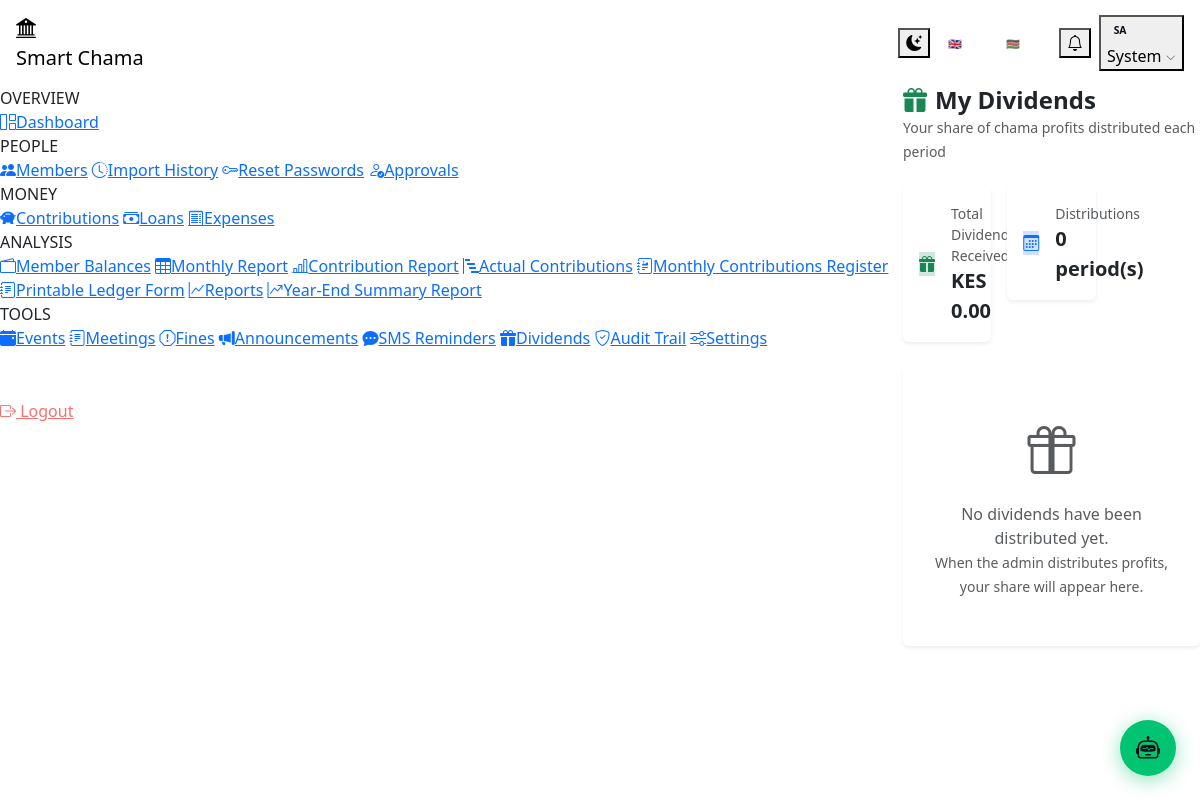
Page /member/dividends.php (signed in) on the committed database.
### tables this page shows
CREATE TABLE IF NOT EXISTS users (
    id              INT UNSIGNED AUTO_INCREMENT PRIMARY KEY,
    full_name       VARCHAR(120)    NOT NULL,
    email           VARCHAR(180)    NOT NULL UNIQUE,
    phone           VARCHAR(20)     NOT NULL,
    national_id     VARCHAR(30)     DEFAULT NULL UNIQUE,
    password_hash   VARCHAR(255)    NOT NULL,
    role            ENUM('admin','member') NOT NULL DEFAULT 'member',
    status          ENUM('pending','active','suspended','rejected') NOT NULL DEFAULT 'pending',
    profile_photo   VARCHAR(255)    DEFAULT NULL,
    address         TEXT            DEFAULT NULL,
    occupation      VARCHAR(100)    DEFAULT NULL,
    next_of_kin     VARCHAR(120)    DEFAULT NULL,
    next_of_kin_phone VARCHAR(20)   DEFAULT NULL,
    membership_number VARCHAR(20)   UNIQUE DEFAULT NULL,    
    nickname        VARCHAR(60)     DEFAULT NULL,
    chama_position  VARCHAR(80)     DEFAULT NULL,           
    joined_date     DATE            DEFAULT NULL,           
    created_at      TIMESTAMP       DEFAULT CURRENT_TIMESTAMP,
    updated_at      TIMESTAMP       DEFAULT CURRENT_TIMESTAMP ON UPDATE CURRENT_TIMESTAMP,
    last_login      TIMESTAMP       NULL DEFAULT NULL,
    INDEX idx_role   (role),
    INDEX idx_status (status)
);

CREATE TABLE IF NOT EXISTS system_settings (
    setting_key     VARCHAR(80)     NOT NULL PRIMARY KEY,
    setting_value   TEXT            NOT NULL,
    description     VARCHAR(255)    DEFAULT NULL,
    updated_at      TIMESTAMP       DEFAULT CURRENT_TIMESTAMP ON UPDATE CURRENT_TIMESTAMP
);

### includes/functions.php (called while the page is built, shortened)
<?php
require_once __DIR__ . '/../config/db.php';
function getLang(): string {
    return $_SESSION['chama_lang'] ?? 'en';
}
function t(string $key): string {
    static $cache = [];
    $lang = getLang();
    if (!isset($cache[$lang])) {
        $file = (defined('ROOT') ? ROOT : dirname(__DIR__)) . "/lang/{$lang}.php";
        $cache[$lang] = file_exists($file) ? require $file : [];
    }
    return htmlspecialchars((string)($cache[$lang][$key] ?? $key), ENT_QUOTES, 'UTF-8');
}
function currentUser(): ?array {
    static $user = null;
    if ($user === null) {
        $pdo = getDB();
        $stmt = $pdo->prepare('SELECT * FROM users WHERE id = ? LIMIT 1');
        $stmt->execute([$_SESSION['user_id']]);
        $user = $stmt->fetch() ?: null;
    }
    return $user;
}
function money(float $amount, string $currency = 'KES'): string {
    return $currency . ' ' . number_format($amount, 2);
}
function getSetting(string $key, string $default = ''): string {
    $pdo  = getDB();
    $stmt = $pdo->prepare('SELECT setting_value FROM system_settings WHERE setting_key = ?');
    $stmt->execute([$key]);
    $val  = $stmt->fetchColumn();
    return $val !== false ? $val : $default;
}

### config/db.php (called while the page is built, shortened)
<?php
function getDB(): PDO {
    static $pdo = null;
    if ($pdo !== null) return $pdo;
    $dsn = sprintf(
        'mysql:host=%s;port=%s;dbname=%s;charset=%s',
        DB_HOST, DB_PORT, DB_NAME, DB_CHARSET
    );
    $pdo = new PDO($dsn, DB_USER, DB_PASS, [
        PDO::ATTR_ERRMODE            => PDO::ERRMODE_EXCEPTION,
        PDO::ATTR_DEFAULT_FETCH_MODE => PDO::FETCH_ASSOC,
        PDO::ATTR_EMULATE_PREPARES   => false,
    ]);
    return $pdo;
}

### member/dividends.php (the view, shortened to what this page needs)
<?php
require_once ROOT . '/includes/functions.php';
require_once ROOT . '/includes/header.php';
$pdo    = getDB();
$userId = (int)$_SESSION['user_id'];
$curr   = getSetting('currency', 'KES');
$pdo->exec("CREATE TABLE IF NOT EXISTS dividends (
    id INT UNSIGNED AUTO_INCREMENT PRIMARY KEY,
    year YEAR NOT NULL,
    total_profit DECIMAL(14,2) NOT NULL DEFAULT 0,
    total_savings DECIMAL(14,2) NOT NULL DEFAULT 0,
    notes TEXT DEFAULT NULL,
    status ENUM('draft','distributed') NOT NULL DEFAULT 'draft',
    created_by INT UNSIGNED DEFAULT NULL,
    created_at TIMESTAMP DEFAULT CURRENT_TIMESTAMP,
    distributed_at TIMESTAMP NULL DEFAULT NULL,
    UNIQUE KEY uq_year (year)
) ENGINE=InnoDB DEFAULT CHARSET=utf8mb4");
$pdo->exec("CREATE TABLE IF NOT EXISTS dividend_shares (
    id INT UNSIGNED AUTO_INCREMENT PRIMARY KEY,
    dividend_id INT UNSIGNED NOT NULL,
    user_id INT UNSIGNED NOT NULL,
    avg_balance DECIMAL(14,2) NOT NULL DEFAULT 0,
    share_pct DECIMAL(8,4) NOT NULL DEFAULT 0,
    share_amount DECIMAL(14,2) NOT NULL DEFAULT 0,
    notified TINYINT(1) DEFAULT 0,
    FOREIGN KEY (dividend_id) REFERENCES dividends(id) ON DELETE CASCADE,
    FOREIGN KEY (user_id) REFERENCES users(id) ON DELETE CASCADE,
    UNIQUE KEY uq_div_user (dividend_id, user_id)
) ENGINE=InnoDB DEFAULT CHARSET=utf8mb4");
$myDividends = $pdo->prepare("
    SELECT ds.*, d.year, d.total_profit, d.distributed_at, d.notes
    FROM dividend_shares ds
    JOIN dividends d ON ds.dividend_id = d.id
    WHERE ds.user_id = ?
    ORDER BY d.distributed_at DESC
");
$myDividends->execute([$userId]);
$myDividends = $myDividends->fetchAll(PDO::FETCH_ASSOC);
$totalReceived = array_sum(array_column($myDividends, 'share_amount'));
?>
<div class="d-flex justify-content-between align-items-center mb-4">
    <div>
        <h4 class="fw-bold mb-0"><i class="bi bi-gift-fill me-2 text-success"></i><?= t('mdiv_title') ?></h4>
        <small class="text-muted"><?= t('mdiv_subtitle') ?></small>
    </div>
</div>
<div class="row g-3 mb-4">
    <div class="col-md-4">
        <div class="card border-0 shadow-sm">
            <div class="card-body d-flex align-items-center gap-3">
                <div class="stat-icon bg-success-subtle text-success"><i class="bi bi-gift-fill"></i></div>
                <div>
                    <div class="text-muted small"><?= t('mdiv_total') ?></div>
                    <div class="fw-bold fs-5"><?= money($totalReceived, $curr) ?></div>
                </div>
            </div>
        </div>
    </div>
    <div class="col-md-4">
        <div class="card border-0 shadow-sm">
            <div class="card-body d-flex align-items-center gap-3">
                <div class="stat-icon bg-primary-subtle text-primary"><i class="bi bi-calendar3"></i></div>
                <div>
                    <div class="text-muted small"><?= t('mdiv_periods') ?></div>
                    <div class="fw-bold fs-5"><?= count($myDividends) ?> period(s)</div>
                </div>
            </div>
        </div>
    </div>
</div>
<?php if (empty($myDividends)): ?>
<div class="card border-0 shadow-sm">
    <div class="card-body text-center py-5">
        <i class="bi bi-gift text-muted" style="font-size:3rem"></i>
        <p class="text-muted mt-3 mb-0"><?= t('mdiv_none') ?><br>
        <small><?= t('mdiv_none_sub') ?></small></p>
    </div>
</div>
<?php endif; ?>
<?php require_once ROOT . '/includes/footer.php'; ?>

### includes/header.php (shortened to what this page needs)
<?php
require_once ROOT . '/includes/functions.php';
$user = currentUser();
$isAdmin     = $user['role'] === 'admin';
$baseUrl     = $isAdmin ? APP_URL . '/admin' : APP_URL . '/member';
$currentLang = getLang();
function getPendingMembersCount(): int {
    return (int)getDB()->query("SELECT COUNT(*) FROM users WHERE role='member' AND status='pending'")->fetchColumn();
}
$initials = implode('', array_map(fn($p) => strtoupper($p[0]), array_slice(explode(' ', trim($user['full_name'])), 0, 2)));
?>
<!DOCTYPE html>
<html lang="<?= $currentLang === 'sw' ? 'sw' : 'en' ?>" data-theme="dark" id="htmlRoot">
<head>
    <link rel="stylesheet" href="https://cdn.jsdelivr.net/npm/bootstrap@5.3.2/dist/css/bootstrap.min.css">
    <link rel="stylesheet" href="https://cdn.jsdelivr.net/npm/bootstrap-icons@1.11.3/font/bootstrap-icons.min.css">
    <link rel="stylesheet" href="<?= APP_URL ?>/assets/css/dashboard.css">
</head>
<body data-app-url="<?= APP_URL ?>">
<nav class="navbar sticky-top">
    <div class="container-fluid px-3 gap-2">
        <a class="navbar-brand me-auto" href="<?= $baseUrl ?>/dashboard.php">
            <div class="navbar-brand-icon"><i class="bi bi-bank2"></i></div>
            Smart <span style="color:var(--green)">Chama</span>
        </a>
        <div class="d-flex align-items-center gap-2 flex-shrink-0">
            <button class="theme-toggle" id="themeToggle"
                    title="<?= t('lbl_toggle_theme') ?>">
                <i class="bi bi-moon-stars-fill" id="themeIcon"></i>
            </button>
            <div class="lang-switcher d-flex align-items-center gap-1"
                 title="<?= t('lang_switch_msg') ?>">
                <a href="<?= APP_URL ?>/api/set_lang.php?lang=en"
                   class="lang-btn<?= $currentLang === 'en' ? ' lang-active' : '' ?>"
                   title="English">🇬🇧 EN</a>
                <a href="<?= APP_URL ?>/api/set_lang.php?lang=sw"
                   class="lang-btn<?= $currentLang === 'sw' ? ' lang-active' : '' ?>"
                   title="Kiswahili">🇰🇪 SW</a>
            </div>
            <div class="dropdown">
                <button class="nav-btn position-relative" data-bs-toggle="dropdown" id="notifBtn"
                        aria-label="<?= t('nav_notifications') ?>">
                    <i class="bi bi-bell" id="notifBellIcon"></i>
                </button>
            </div>
            <div class="dropdown">
                <button class="nav-btn" data-bs-toggle="dropdown" style="gap:.55rem">
                    <?php
                    $hPhoto    = $user['profile_photo'] ?? null;
                    $photoPath = $hPhoto ? ROOT . '/uploads/avatars/' . $hPhoto : null;
                    ?>
                    <?php if ($hPhoto && file_exists($photoPath ?? '')): ?>
                    <img src="<?= APP_URL ?>/uploads/avatars/<?= htmlspecialchars($hPhoto) ?>"
                         style="width:28px;height:28px;border-radius:50%;object-fit:cover;flex-shrink:0;border:2px solid var(--green)" alt="">
                    <?php else: ?>
                    <span style="width:26px;height:26px;background:linear-gradient(135deg,var(--green),#009954);border-radius:50%;display:flex;align-items:center;justify-content:center;font-size:.65rem;font-weight:700;color:#060e1a;flex-shrink:0">
                        <?= $initials ?>
                    </span>
                    <?php endif; ?>
                    <span class="d-none d-md-inline" style="max-width:120px;overflow:hidden;text-overflow:ellipsis;white-space:nowrap">
                        <?= htmlspecialchars(explode(' ', $user['full_name'])[0]) ?>
                    </span>
                    <i class="bi bi-chevron-down" style="font-size:.65rem;opacity:.6"></i>
                </button>
            </div>
        </div>
    </div>
</nav>
<div class="d-flex layout-wrap">
<nav class="sidebar" id="sidebar">
    <div class="sidebar-sticky">
        <?php
        $uri = $_SERVER['REQUEST_URI'] ?? '';
        function navLink($url, $icon, $label, $badge = '') {
            global $uri;
            $path   = parse_url($url, PHP_URL_PATH);
            $active = ($path && str_contains($uri, $path)) ? 'active' : '';
            $b = $badge ? '<span class="ms-auto">' . $badge . '</span>' : '';
            return '<a href="' . $url . '" class="sidebar-link ' . $active . '">'
                 . '<i class="bi ' . $icon . '"></i>'
                 . '<span>' . htmlspecialchars($label) . '</span>'
                 . $b . '</a>';
        }
        ?>
        <?php if ($isAdmin): ?>
        <div class="sidebar-label"><?= t('nav_overview') ?></div>
        <?= navLink(APP_URL.'/admin/dashboard.php',      'bi-grid-1x2',       t('nav_dashboard')) ?>
        <div class="sidebar-label"><?= t('nav_people') ?></div>
        <?= navLink(APP_URL.'/admin/members.php',               'bi-people-fill',   t('nav_members')) ?>
        <?= navLink(APP_URL.'/admin/import_contributions.php',  'bi-clock-history', t('nav_import')) ?>
        <?= navLink(APP_URL.'/admin/reset_member_pw.php',       'bi-key',           t('nav_reset_passwords')) ?>
        <?php $pendingMembers = getPendingMembersCount(); ?>
        <?= navLink(APP_URL.'/admin/approvals.php', 'bi-person-check', t('nav_approvals'), $pendingMembers ?: '') ?>
        <div class="sidebar-label"><?= t('nav_money') ?></div>
        <?php
        try {
            $_db = getDB();
            $pendingContribs = (int)$_db->query("SELECT COUNT(*) FROM contributions WHERE status='pending'")->fetchColumn();
            $pendingLoans    = (int)$_db->query("SELECT COUNT(*) FROM loans WHERE status='pending'")->fetchColumn();
        } catch (Exception $__e) { $pendingContribs = 0; $pendingLoans = 0; }
        ?>
        <?= navLink(APP_URL.'/admin/contributions.php', 'bi-piggy-bank-fill', t('nav_contributions'),
            $pendingContribs ? '<span class="badge bg-warning text-dark rounded-pill" style="font-size:.65rem">'.$pendingContribs.'</span>' : '') ?>
        <?= navLink(APP_URL.'/admin/loans.php', 'bi-cash-stack', t('nav_loans'),
            $pendingLoans ? '<span class="badge bg-warning text-dark rounded-pill" style="font-size:.65rem">'.$pendingLoans.'</span>' : '') ?>
        <?= navLink(APP_URL.'/admin/expenses.php',   'bi-receipt-cutoff', t('nav_expenses')) ?>
        <div class="sidebar-label"><?= t('nav_analysis') ?></div>
        <?= navLink(APP_URL.'/admin/wallet.php',                      'bi-wallet2',          t('nav_wallet')) ?>
        <?= navLink(APP_URL.'/admin/monthly_report.php',              'bi-table',            t('nav_monthly_report')) ?>
        <?= navLink(APP_URL.'/admin/contribution_report.php',         'bi-bar-chart-line',   t('nav_contribution_report')) ?>
        <?= navLink(APP_URL.'/admin/actual_contributions_report.php', 'bi-bar-chart-steps',  t('nav_actual_report')) ?>
        <?= navLink(APP_URL.'/admin/monthly_ledger_report.php',       'bi-journal-richtext', t('nav_ledger_report')) ?>
        <?= navLink(APP_URL.'/admin/chama_ledger_report.php',         'bi-journal-text',     t('report_ledger')) ?>
        <?= navLink(APP_URL.'/admin/reports.php',                     'bi-graph-up',         t('nav_reports')) ?>
        <?= navLink(APP_URL.'/admin/annual_report.php',               'bi-graph-up-arrow',   t('nav_annual_report')) ?>
        <div class="sidebar-label"><?= t('nav_tools') ?></div>
        <?= navLink(APP_URL.'/admin/events.php',        'bi-calendar-event-fill', t('nav_events')) ?>
        <?= navLink(APP_URL.'/admin/meetings.php',      'bi-journal-text',        t('nav_meetings')) ?>
        <?= navLink(APP_URL.'/admin/fines.php',         'bi-exclamation-octagon', t('nav_fines')) ?>
        <?= navLink(APP_URL.'/admin/announcements.php', 'bi-megaphone-fill',      t('nav_announcements')) ?>
        <?= navLink(APP_URL.'/admin/sms_reminders.php', 'bi-chat-dots-fill',      t('nav_sms_reminders')) ?>
        <?= navLink(APP_URL.'/admin/dividends.php',     'bi-gift-fill',           t('nav_dividends')) ?>
        <?= navLink(APP_URL.'/admin/audit.php',         'bi-shield-check',        t('nav_audit_trail')) ?>
        <?= navLink(APP_URL.'/admin/settings.php',      'bi-sliders',             t('nav_settings')) ?>
        <?php endif; ?>
        <div style="margin-top:2rem;padding-top:1rem;border-top:1px solid rgba(255,255,255,0.06)">
            <a href="<?= APP_URL ?>/logout.php" class="sidebar-link" style="color:var(--red-400,#f87171)">
                <i class="bi bi-box-arrow-right"></i>
                <span><?= t('nav_logout') ?></span>
            </a>
        </div>
    </div>
</nav>
<main class="main-content" id="mainContent">

### includes/header.php (style rules this page uses)
.lang-switcher { flex-shrink: 0; }
.lang-btn { display: inline-flex; align-items: center; text-decoration: none; color: rgba(255,255,255,0.65); font-size: 11px; font-weight: 700; padding: 4px 9px; border-radius: 12px; border: 1px solid rgba(255,255,255,0.2); transition: all 0.18s; letter-spacing: 0.4px; white-space: nowrap; line-height: 1; }
.lang-active { color: #fff !important; background: rgba(255,255,255,0.22) !important; border-color: rgba(255,255,255,0.5) !important; }

### rows in the picture
users: full_name "SA", full_name "System"
system_settings: setting_value "KES 0.00"

### other values in the picture
t('nav_overview') "OVERVIEW"
t('nav_people') "PEOPLE"
t('nav_money') "MONEY"
t('nav_analysis') "ANALYSIS"
t('nav_tools') "TOOLS"
t('nav_logout') "Logout"
t('mdiv_title') "My Dividends"
t('mdiv_subtitle') "Your share of chama profits distributed each period"
t('mdiv_total') "Total Dividends Received"
t('mdiv_periods') "Distributions"
count($myDividends) "0"
t('mdiv_none') "No dividends have been distributed yet."
t('mdiv_none_sub') "When the admin distributes profits, your share will appear here."
